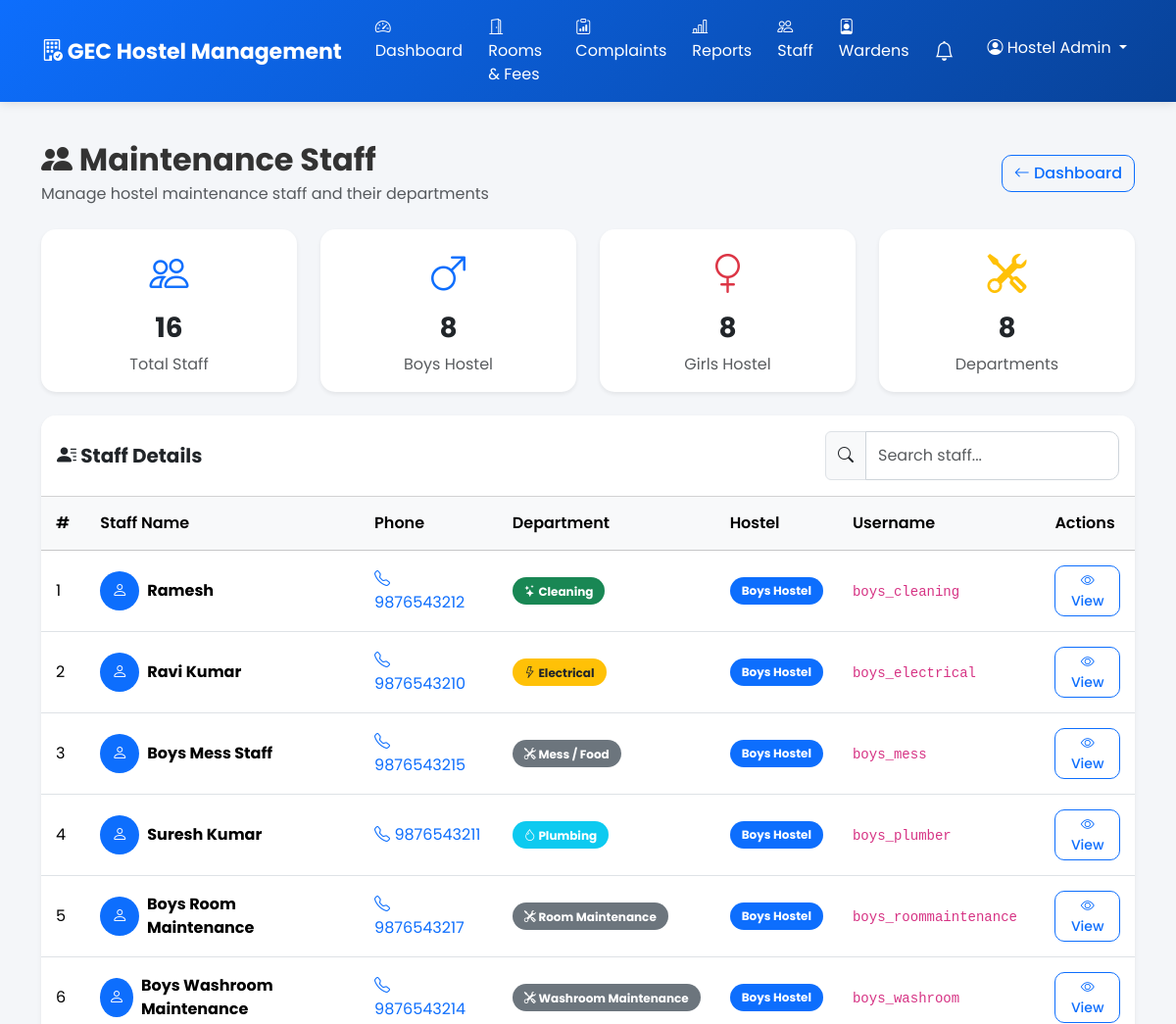
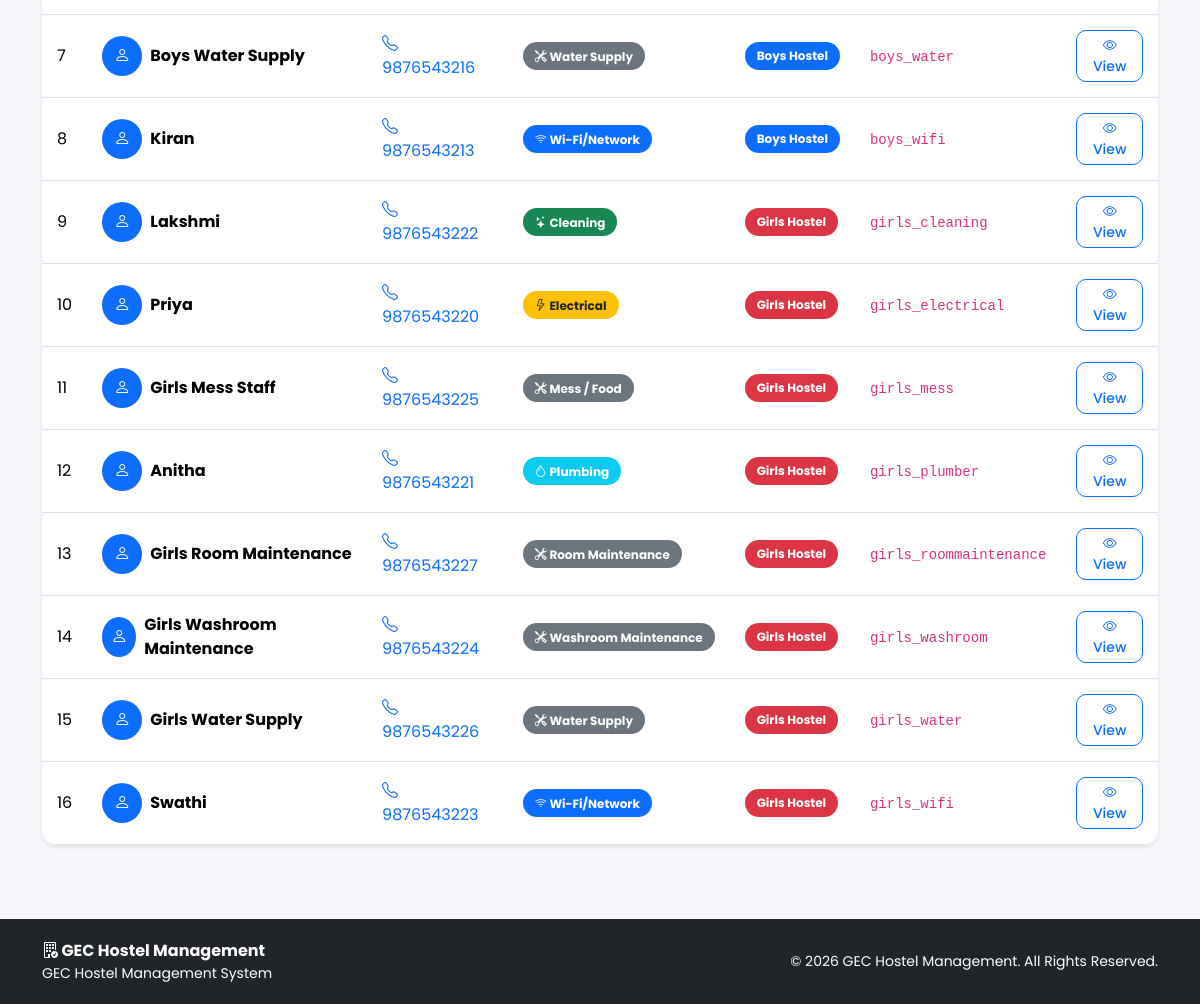
Screenshot of /admin/staff (signed in) with the database file from the repository (2 pictures, top to bottom).
### tables this page shows
CREATE TABLE staff (
            id INTEGER PRIMARY KEY AUTOINCREMENT,
            user_id INTEGER UNIQUE,
            name TEXT NOT NULL,
            phone TEXT,
            department TEXT NOT NULL,
            hostel_type TEXT NOT NULL, created_at TEXT,
            FOREIGN KEY (user_id)
                REFERENCES users(id)
                ON DELETE CASCADE
        );

CREATE TABLE users (
            id INTEGER PRIMARY KEY AUTOINCREMENT,
            roll_number TEXT UNIQUE,
            username TEXT UNIQUE NOT NULL,
            password TEXT NOT NULL,
            name TEXT NOT NULL,
            role TEXT NOT NULL,
            hostel_type TEXT
        , created_at TEXT, account_status
            TEXT NOT NULL DEFAULT 'approved', email
            TEXT, room_preference
            TEXT, room_type
            TEXT, room_number
            TEXT);

### app.py (the view)
@app.route("/admin/staff")
def admin_staff():
    if not role_required("admin"):
        return redirect(url_for("login"))
    conn = get_db()
    staff = conn.execute("""
        SELECT
            s.id,
            s.name,
            s.phone,
            s.department,
            s.hostel_type,
            u.username
        FROM staff s
        LEFT JOIN users u
            ON s.user_id = u.id
        ORDER BY s.hostel_type, s.department, s.name
    """).fetchall()
    total = len(staff)
    boys_count = sum(
        1
        for person in staff
        if person["hostel_type"] == "Boys"
    )
    girls_count = sum(
        1
        for person in staff
        if person["hostel_type"] == "Girls"
    )
    departments = len(
        set(
            person["department"]
            for person in staff
            if person["department"]
        )
    )
    conn.close()
    stats = {
        "total": total,
        "boys": boys_count,
        "girls": girls_count,
        "departments": departments
    }
    return render_template(
        "admin/staff.html",
        staff=staff,
        stats=stats
    )

### app.py (called while the page is built)
def get_db():
    conn = sqlite3.connect(
        DATABASE,
        timeout=30,
        check_same_thread=False
    )
    conn.row_factory = sqlite3.Row
    try:
        conn.execute("PRAGMA busy_timeout = 30000")
        conn.execute("PRAGMA journal_mode = WAL")
        conn.execute("PRAGMA foreign_keys = ON")
    except sqlite3.Error:
        pass
    return conn

def role_required(*roles):
    if "user_id" not in session:
        return False
    return session.get("role") in roles

### templates/admin/staff.html (shortened to what this page needs)
{% extends "base.html" %}
{% block content %}
<div class="container py-4">
    <div class="d-flex justify-content-between align-items-center mb-4">
        <div>
            <h2 class="fw-bold mb-1">
                <i class="bi bi-people-fill"></i>
                Maintenance Staff
            </h2>
            <p class="text-muted mb-0">
                Manage hostel maintenance staff and their departments
            </p>
        </div>
        <a href="{{ url_for('admin_dashboard') }}"
           class="btn btn-outline-primary">
            <i class="bi bi-arrow-left"></i>
            Dashboard
        </a>
    </div>
    <div class="row g-4 mb-4">
        <div class="col-md-3">
            <div class="card border-0 shadow-sm">
                <div class="card-body text-center">
                    <i class="bi bi-people fs-1 text-primary"></i>
                    <h3 class="fw-bold mt-2">
                        {{ staff|length }}
                    </h3>
                    <p class="text-muted mb-0">
                        Total Staff
                    </p>
                </div>
            </div>
        </div>
        <div class="col-md-3">
            <div class="card border-0 shadow-sm">
                <div class="card-body text-center">
                    <i class="bi bi-gender-male fs-1 text-primary"></i>
                    <h3 class="fw-bold mt-2">
                        {{ staff|selectattr('hostel_type', 'equalto', 'Boys')|list|length }}
                    </h3>
                    <p class="text-muted mb-0">
                        Boys Hostel
                    </p>
                </div>
            </div>
        </div>
        <div class="col-md-3">
            <div class="card border-0 shadow-sm">
                <div class="card-body text-center">
                    <i class="bi bi-gender-female fs-1 text-danger"></i>
                    <h3 class="fw-bold mt-2">
                        {{ staff|selectattr('hostel_type', 'equalto', 'Girls')|list|length }}
                    </h3>
                    <p class="text-muted mb-0">
                        Girls Hostel
                    </p>
                </div>
            </div>
        </div>
        <div class="col-md-3">
            <div class="card border-0 shadow-sm">
                <div class="card-body text-center">
                    <i class="bi bi-tools fs-1 text-warning"></i>
                    <h3 class="fw-bold mt-2">
                        {{ staff|map(attribute='department')|unique|list|length }}
                    </h3>
                    <p class="text-muted mb-0">
                        Departments
                    </p>
                </div>
            </div>
        </div>
    </div>
    <div class="card border-0 shadow-sm">
        <div class="card-header bg-white py-3">
            <div class="d-flex justify-content-between align-items-center">
                <h5 class="mb-0 fw-bold">
                    <i class="bi bi-person-lines-fill"></i>
                    Staff Details
                </h5>
                <div class="input-group" style="max-width: 300px;">
                    <span class="input-group-text">
                        <i class="bi bi-search"></i>
                    </span>
                    <input type="text"
                           id="staffSearch"
                           class="form-control"
                           placeholder="Search staff...">
                </div>
            </div>
        </div>
        <div class="card-body p-0">
            {% if staff %}
            <div class="table-responsive">
                <table class="table table-hover align-middle mb-0"
                       id="staffTable">
                    <thead class="table-light">
                        <tr>
                            <th>#</th>
                            <th>Staff Name</th>
                            <th>Phone</th>
                            <th>Department</th>
                            <th>Hostel</th>
                            <th>Username</th>
                            <th>Actions</th>
                        </tr>
                    </thead>
                    <tbody>
                    {% for member in staff %}
                    <tr>
                        <td>
                            {{ loop.index }}
                        </td>
                        <td>
                            <div class="d-flex align-items-center">
                                <div class="rounded-circle bg-primary text-white
                                            d-flex align-items-center justify-content-center me-2"
                                     style="width: 40px; height: 40px;">
                                    <i class="bi bi-person"></i>
                                </div>
                                <div>
                                    <strong>
                                        {{ member['name'] }}
                                    </strong>
                                </div>
                            </div>
                        </td>
                        <td>
                            {% if member['phone'] %}
                            <a href="tel:{{ member['phone'] }}"
                               class="text-decoration-none">
                                <i class="bi bi-telephone"></i>
                                {{ member['phone'] }}
                            </a>
                            {% else %}
                            <span class="text-muted">
                                Not provided
                            </span>
                            {% endif %}
                        </td>
                        <td>
                            {% if member['department'] == 'Electrical' %}
                                <span class="badge bg-warning text-dark">
                                    <i class="bi bi-lightning"></i>
                                    Electrical
                                </span>
                            {% elif member['department'] == 'Plumbing' %}
                                <span class="badge bg-info">
                                    <i class="bi bi-droplet"></i>
                                    Plumbing
                                </span>
                            {% elif member['department'] == 'Cleaning' %}
                                <span class="badge bg-success">
                                    <i class="bi bi-stars"></i>
                                    Cleaning
                                </span>
                            {% elif member['department'] == 'Wi-Fi/Network' %}
                                <span class="badge bg-primary">
                                    <i class="bi bi-wifi"></i>
                                    Wi-Fi/Network
                                </span>
                            {% else %}
                                <span class="badge bg-secondary">
                                    <i class="bi bi-tools"></i>
                                    {{ member['department'] }}
                                </span>
                            {% endif %}
                        </td>
                        <td>
                            {% if member['hostel_type'] == 'Boys' %}
                                <span class="badge bg-primary">
                                    Boys Hostel
                                </span>
                            {% else %}
                                <span class="badge bg-danger">
                                    Girls Hostel
                                </span>
                            {% endif %}
                        </td>
                        <td>
                            <code>
                                {{ member['username'] }}
                            </code>
                        </td>
                        <td>
                            <button class="btn btn-sm btn-outline-primary"
                                    data-bs-toggle="modal"
                                    data-bs-target="#staffModal{{ member['id'] }}">
                                <i class="bi bi-eye"></i>
                                View
                            </button>
                        </td>
                    </tr>
                    {% endfor %}
                    </tbody>
                </table>
            </div>
            {% endif %}
        </div>
    </div>
</div>
{% endblock %}

### static/css/style.css (style rules this page uses)
* { margin:0; padding:0; box-sizing:border-box; }
body { font-family:'Poppins',sans-serif; background:#f4f6f9; color:#333; min-height:100vh; }
.card { border:none; border-radius:15px; overflow:hidden; transition:0.3s; }
.card-header { font-weight:600; }
.btn { border-radius:10px; font-weight:500; }
.table { margin-bottom:0; }
.table thead { background:#f1f3f5; }
.table th { font-weight:600; padding:15px; }
.table td { padding:15px; vertical-align:middle; }
.badge { padding:8px 12px; border-radius:20px; font-size:12px; }
.form-control, .form-select { border-radius:10px; padding:12px; border:1px solid #ced4da; }

### rows the page displays
staff: name "Ramesh", phone "9876543212", department "Cleaning" (drawn), hostel_type "Boys Hostel", username "boys_cleaning"
staff: name "Ravi Kumar", phone "9876543210", department "Electrical" (drawn), hostel_type "Boys Hostel", username "boys_electrical"
staff: name "Boys Mess Staff", phone "9876543215", department "Mess / Food", hostel_type "Boys Hostel", username "boys_mess"
staff: name "Suresh Kumar", phone "9876543211", department "Plumbing" (drawn), hostel_type "Boys Hostel", username "boys_plumber"
staff: name "Boys Room Maintenance", phone "9876543217", department "Room Maintenance", hostel_type "Boys Hostel", username "boys_roommaintenance"
staff: name "Boys Washroom Maintenance", phone "9876543214", department "Washroom Maintenance", hostel_type "Boys Hostel", username "boys_washroom"
staff: name "Boys Water Supply", phone "9876543216", department "Water Supply", hostel_type "Boys Hostel", username "boys_water"
staff: name "Kiran", phone "9876543213", department "Wi-Fi/Network" (drawn), hostel_type "Boys Hostel", username "boys_wifi"
staff: name "Lakshmi", phone "9876543222", department "Cleaning" (drawn), hostel_type "Girls Hostel", username "girls_cleaning"
staff: name "Priya", phone "9876543220", department "Electrical" (drawn), hostel_type "Girls Hostel", username "girls_electrical"
staff: name "Girls Mess Staff", phone "9876543225", department "Mess / Food", hostel_type "Girls Hostel", username "girls_mess"
staff: name "Anitha", phone "9876543221", department "Plumbing" (drawn), hostel_type "Girls Hostel", username "girls_plumber"
staff: name "Girls Room Maintenance", phone "9876543227", department "Room Maintenance", hostel_type "Girls Hostel", username "girls_roommaintenance"
staff: name "Girls Washroom Maintenance", phone "9876543224", department "Washroom Maintenance", hostel_type "Girls Hostel", username "girls_washroom"
staff: name "Girls Water Supply", phone "9876543226", department "Water Supply", hostel_type "Girls Hostel", username "girls_water"
staff: name "Swathi", phone "9876543223", department "Wi-Fi/Network" (drawn), hostel_type "Girls Hostel", username "girls_wifi"

### other values shown
{{ session.get('name', 'User') }} "Hostel Admin"
{{ staff|length }} "16"
{{ staff|selectattr('hostel_type', 'equalto', 'Boys')|list|length }} "8"
{{ staff|selectattr('hostel_type', 'equalto', 'Girls')|list|length }} "8"
{{ staff|map(attribute='department')|unique|list|length }} "8"
